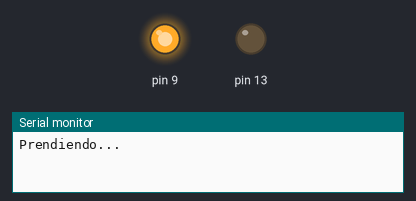
The sketch below on a simulated Arduino Uno, built with avr-gcc and run on an emulated ATmega328P. On the bench: output pins drawn as LEDs (lit = HIGH), the last lines printed to the serial monitor. The modem accepts every AT command (registered, SIM ready, sends succeed) and sends nothing else.

Above: at 1.1 s.
At 3.1 s:
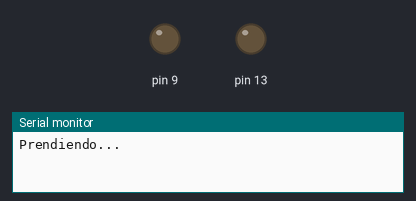
At 36.6 s:
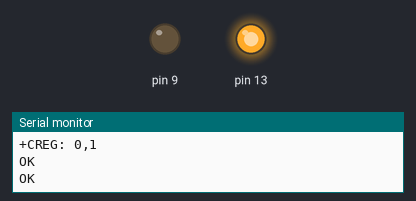
Timing chart, 0 to 38.1 s (numbered marks = the images above):
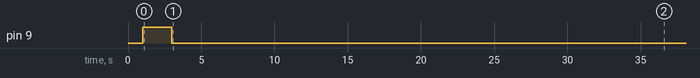

The sketch:

sketch_oct17a.ino
```cpp
#include <SoftwareSerial.h>
String arraynum[]= {"+56995562730","+56957503575"};
int saiz = (sizeof(arraynum)/sizeof(arraynum[0]));
String quienLlama;
boolean wrong = true;
//Create software serial object to communicate with SIM900
SoftwareSerial mySerial(7, 8); //SIM900 Tx & Rx is connected to Arduino #7 & #8
void SIM900power()
{
  Serial.print("Prendiendo... ");
  pinMode(9, OUTPUT);
  digitalWrite(9, LOW);
  delay(1000);
  digitalWrite(9, HIGH);
  delay(2000);
  digitalWrite(9, LOW);
  delay(3000);
  Serial.println("done");
  Serial.print("Esperando conexion...");
  delay(25000); //Retardo para que encuentra a una RED
  Serial.println("done");

}
void ConfigSim900(){

  Serial.println("Initializing...");
  delay(1000);
  mySerial.println("AT+IPR=19200");
  updateSerial();
  mySerial.println("AT"); //Handshaking with SIM900
  updateSerial();
  mySerial.println("AT+CSQ"); //Signal quality test, value range is 0-31 , 31 is the best
  updateSerial();
  mySerial.println("AT+CCID"); //Read SIM information to confirm whether the SIM is plugged
  updateSerial();
  mySerial.println("AT+CREG?"); //Check whether it has registered in the network
  updateSerial();
  mySerial.println("AT+CLIP=1");
  updateSerial();
  //mySerial.println("AT S0=2"); //autoawnser on 2 rings
  //updateSerial();
}
void setup()
{
  //Begin serial communication with Arduino and SIM900
  Serial.begin(9600);
  mySerial.begin(19200);
  // pin para mostrar cuando termina de cargar
  pinMode(13, OUTPUT);
  //prende el sim900
  SIM900power();

  //Begin serial communication with Arduino and Arduino IDE (Serial Monitor)
  ConfigSim900();

  updateSerial();
  delay(1000);
  digitalWrite(13, HIGH);

}

void loop()
{
  quienLlama = "";

   while (mySerial.available()>0){

      delay(10);
      quienLlama += (char)mySerial.read();
      //Serial.println(quienLlama);

   }
   //Serial.print("el mensaje culiao es");

   if (quienLlama.indexOf("RING")>-1){
      //Serial.println("alguien llama");
      delay(1000);
      String num;
      int inicio=quienLlama.indexOf('"')+1;
      int fin=inicio+12;
      num=quienLlama.substring(inicio,fin);
      for (int i =0;i<saiz;i++){
        if (num==arraynum[i]){
         Serial.println("NUMERO ACERTADO");
         mySerial.println("ATA");
         wrong = false;
        }
      }
      if(wrong){
         Serial.println("NUMERO ERRONEO");
         mySerial.println("ATH");


      }

  }
  //updateSerial();
}

void updateSerial()
{
  delay(500);
  while (Serial.available())
  {
    mySerial.write(Serial.read());//Forward what Serial received to Software Serial Port
  }
  while (mySerial.available())
  {
    Serial.write(mySerial.read());//Forward what Software Serial received to Serial Port
  }
}
```
